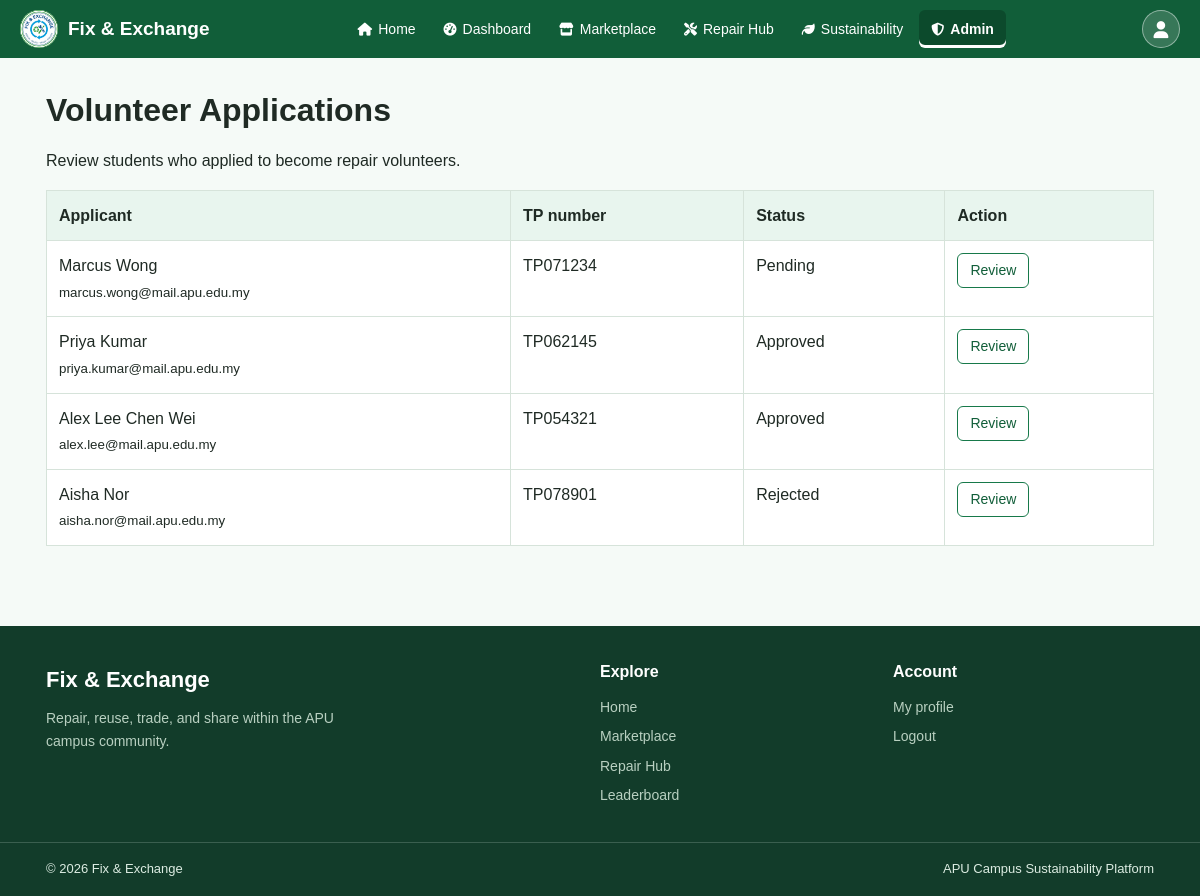
The app's page /src/admin/volunteer-applications.php (signed in) with its own data.
### tables this page shows
CREATE TABLE IF NOT EXISTS volunteer_profiles (
    volunteer_id INT AUTO_INCREMENT PRIMARY KEY,
    user_id INT NOT NULL UNIQUE,
    skills_description TEXT NOT NULL,
     
    approval_status VARCHAR(20) NOT NULL DEFAULT 'Pending',
    approved_by INT,
    approved_at DATETIME,
    FOREIGN KEY (user_id) REFERENCES users(user_id),
    FOREIGN KEY (approved_by) REFERENCES users(user_id)
);

CREATE TABLE IF NOT EXISTS users (
    user_id INT AUTO_INCREMENT PRIMARY KEY,
    full_name VARCHAR(100) NOT NULL,
    email VARCHAR(255) NOT NULL UNIQUE,
    password_hash VARCHAR(255) NOT NULL,
    role VARCHAR(20) NOT NULL DEFAULT 'Student',
     
    account_status VARCHAR(20) NOT NULL DEFAULT 'Active',
    total_points INT NOT NULL DEFAULT 0,
    created_at DATETIME NOT NULL DEFAULT CURRENT_TIMESTAMP,
    tp_number VARCHAR(20) NOT NULL UNIQUE,
    phone_number VARCHAR(30),
    intake_code VARCHAR(50),
    academic_program VARCHAR(100)
);

### src/admin/volunteer-applications.php (the view, shortened to what this page needs)
<?php
require __DIR__ . '/../../includes/auth-check.php';
$statement = mysqli_prepare($conn, "SELECT v.volunteer_id, v.approval_status, u.full_name, u.email, u.tp_number FROM volunteer_profiles v JOIN users u ON u.user_id = v.user_id ORDER BY FIELD(v.approval_status, 'Pending', 'Approved', 'Rejected'), v.volunteer_id DESC"); mysqli_stmt_execute($statement); $applications = mysqli_fetch_all(mysqli_stmt_get_result($statement), MYSQLI_ASSOC); mysqli_stmt_close($statement);
require __DIR__ . '/../../includes/header.php';
?>
<section class="section"><div class="container"><h1>Volunteer Applications</h1><p>Review students who applied to become repair volunteers.</p><div class="table-responsive"><table class="table"><thead><tr><th>Applicant</th><th>TP number</th><th>Status</th><th>Action</th></tr></thead><tbody><?php if (!$applications): ?><tr><td colspan="4">No applications found.</td></tr><?php else: foreach ($applications as $application): ?><tr><td><?= htmlspecialchars($application['full_name'], ENT_QUOTES, 'UTF-8') ?><br><small><?= htmlspecialchars($application['email'], ENT_QUOTES, 'UTF-8') ?></small></td><td><?= htmlspecialchars($application['tp_number'], ENT_QUOTES, 'UTF-8') ?></td><td><?= htmlspecialchars($application['approval_status'], ENT_QUOTES, 'UTF-8') ?></td><td><a class="btn btn-sm btn-outline-primary" href="volunteer-details.php?volunteer_id=<?= (int) $application['volunteer_id'] ?>">Review</a></td></tr><?php endforeach; endif; ?></tbody></table></div></div></section>
<?php require __DIR__ . '/../../includes/footer.php'; ?>

### assets/css/style.css (style rules this page uses)
* { box-sizing: border-box; }
body { margin: 0; font-family: Arial, sans-serif; font-size: 16px; line-height: 1.6; color: #1f2a24; background-color: #f5faf7; }
h1 { margin-top: 0; margin-bottom: 16px; line-height: 1.3; font-size: 32px; }
p { margin-top: 0; margin-bottom: 16px; }
a { color: #115e39; }
.container { width: 100%; max-width: 1140px; margin: 0 auto; padding: 0 16px; }
.section { padding: 32px 0; }
.btn { display: inline-block; padding: 10px 16px; line-height: 1.5; text-align: center; text-decoration: none; color: #1f2a24; background-color: #ffffff; border: 1px solid #b5c7bb; border-radius: 6px; cursor: pointer; }
.btn-outline-primary { color: #115e39; border-color: #17794a; }
.btn-sm { padding: 6px 12px; font-size: 14px; }
.table { width: 100%; border-collapse: collapse; background-color: #ffffff; }
th { padding: 12px; text-align: left; vertical-align: top; border: 1px solid #d6e3da; background-color: #e8f5ee; }
td { padding: 12px; text-align: left; vertical-align: top; border: 1px solid #d6e3da; }

### records on screen
volunteer_profiles: user.full_name "Marcus Wong", user.email "marcus.wong@mail.apu.edu.my", user.tp_number "TP071234", approval_status "Pending"
volunteer_profiles: user.full_name "Priya Kumar", user.email "priya.kumar@mail.apu.edu.my", user.tp_number "TP062145", approval_status "Approved"
volunteer_profiles: user.full_name "Alex Lee Chen Wei", user.email "alex.lee@mail.apu.edu.my", user.tp_number "TP054321", approval_status "Approved"
volunteer_profiles: user.full_name "Aisha Nor", user.email "aisha.nor@mail.apu.edu.my", user.tp_number "TP078901", approval_status "Rejected"
